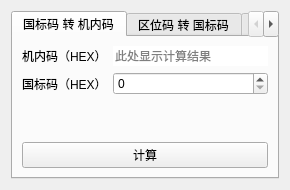
<?xml version="1.0" encoding="UTF-8"?>
<ui version="4.0">
 <class>Form</class>
 <widget class="QWidget" name="Form">
  <property name="geometry">
   <rect>
    <x>0</x>
    <y>0</y>
    <width>290</width>
    <height>190</height>
   </rect>
  </property>
  <property name="minimumSize">
   <size>
    <width>290</width>
    <height>190</height>
   </size>
  </property>
  <property name="maximumSize">
   <size>
    <width>290</width>
    <height>190</height>
   </size>
  </property>
  <property name="windowTitle">
   <string>汉字（GB2312）</string>
  </property>
  <property name="windowIcon">
   <iconset resource="ico.qrc">
    <normaloff>:/ico/ico/ZzCalcBox.png</normaloff>:/ico/ico/ZzCalcBox.png</iconset>
  </property>
  <layout class="QGridLayout" name="gridLayout_3">
   <item row="0" column="0">
    <widget class="QTabWidget" name="tabWidget">
     <property name="currentIndex">
      <number>0</number>
     </property>
     <widget class="QWidget" name="tab_1">
      <attribute name="title">
       <string>国标码 转 机内码</string>
      </attribute>
      <layout class="QGridLayout" name="gridLayout">
       <item row="3" column="0" colspan="2">
        <widget class="QPushButton" name="tab1_btn_calc">
         <property name="text">
          <string>计算</string>
         </property>
        </widget>
       </item>
       <item row="1" column="1">
        <widget class="QSpinBox" name="tab1_spin_num">
         <property name="maximum">
          <number>65535</number>
         </property>
         <property name="displayIntegerBase">
          <number>16</number>
         </property>
        </widget>
       </item>
       <item row="2" column="0" colspan="2">
        <spacer name="verticalSpacer">
         <property name="orientation">
          <enum>Qt::Vertical</enum>
         </property>
         <property name="sizeHint" stdset="0">
          <size>
           <width>20</width>
           <height>40</height>
          </size>
         </property>
        </spacer>
       </item>
       <item row="0" column="0">
        <widget class="QLabel" name="label_6">
         <property name="text">
          <string>机内码（HEX）</string>
         </property>
        </widget>
       </item>
       <item row="0" column="1">
        <widget class="QLineEdit" name="tab1_lineEdit_result">
         <property name="frame">
          <bool>false</bool>
         </property>
         <property name="readOnly">
          <bool>true</bool>
         </property>
         <property name="placeholderText">
          <string>此处显示计算结果</string>
         </property>
        </widget>
       </item>
       <item row="1" column="0">
        <widget class="QLabel" name="label_5">
         <property name="text">
          <string>国标码（HEX）</string>
         </property>
        </widget>
       </item>
      </layout>
     </widget>
     <widget class="QWidget" name="tab_2">
      <attribute name="title">
       <string>区位码 转 国标码</string>
      </attribute>
      <layout class="QGridLayout" name="gridLayout_2">
       <item row="1" column="1">
        <widget class="QSpinBox" name="tab2_spin_num">
         <property name="maximum">
          <number>9999</number>
         </property>
         <property name="displayIntegerBase">
          <number>10</number>
         </property>
        </widget>
       </item>
       <item row="0" column="0">
        <widget class="QLabel" name="label_8">
         <property name="text">
          <string>国标码（HEX）</string>
         </property>
        </widget>
       </item>
       <item row="2" column="0" colspan="2">
        <spacer name="verticalSpacer_2">
         <property name="orientation">
          <enum>Qt::Vertical</enum>
         </property>
         <property name="sizeHint" stdset="0">
          <size>
           <width>20</width>
           <height>40</height>
          </size>
         </property>
        </spacer>
       </item>
       <item row="0" column="1">
        <widget class="QLineEdit" name="tab2_lineEdit_result">
         <property name="frame">
          <bool>false</bool>
         </property>
         <property name="readOnly">
          <bool>true</bool>
         </property>
         <property name="placeholderText">
          <string>此处显示计算结果</string>
         </property>
        </widget>
       </item>
       <item row="1" column="0">
        <widget class="QLabel" name="label_7">
         <property name="text">
          <string>区位码（DEC）</string>
         </property>
        </widget>
       </item>
       <item row="3" column="0" colspan="2">
        <widget class="QPushButton" name="tab2_btn_calc">
         <property name="text">
          <string>计算</string>
         </property>
        </widget>
       </item>
      </layout>
     </widget>
     <widget class="QWidget" name="tab_3">
      <attribute name="title">
       <string>区位码 转 机内码</string>
      </attribute>
      <layout class="QGridLayout" name="gridLayout_4">
       <item row="1" column="0">
        <widget class="QLabel" name="label_9">
         <property name="text">
          <string>区位码（DEC）</string>
         </property>
        </widget>
       </item>
       <item row="0" column="1">
        <widget class="QLineEdit" name="tab3_lineEdit_result">
         <property name="frame">
          <bool>false</bool>
         </property>
         <property name="readOnly">
          <bool>true</bool>
         </property>
         <property name="placeholderText">
          <string>此处显示计算结果</string>
         </property>
        </widget>
       </item>
       <item row="1" column="1">
        <widget class="QSpinBox" name="tab3_spin_num">
         <property name="maximum">
          <number>9999</number>
         </property>
         <property name="displayIntegerBase">
          <number>10</number>
         </property>
        </widget>
       </item>
       <item row="3" column="0" colspan="2">
        <widget class="QPushButton" name="tab3_btn_calc">
         <property name="text">
          <string>计算</string>
         </property>
        </widget>
       </item>
       <item row="0" column="0">
        <widget class="QLabel" name="label_10">
         <property name="text">
          <string>机内码（HEX）</string>
         </property>
        </widget>
       </item>
       <item row="2" column="0" colspan="2">
        <spacer name="verticalSpacer_3">
         <property name="orientation">
          <enum>Qt::Vertical</enum>
         </property>
         <property name="sizeHint" stdset="0">
          <size>
           <width>20</width>
           <height>40</height>
          </size>
         </property>
        </spacer>
       </item>
      </layout>
     </widget>
     <widget class="QWidget" name="tab_4">
      <attribute name="title">
       <string>汉字比较</string>
      </attribute>
      <layout class="QGridLayout" name="gridLayout_5">
       <item row="1" column="0">
        <widget class="QLabel" name="label">
         <property name="text">
          <string>汉字1</string>
         </property>
        </widget>
       </item>
       <item row="1" column="1">
        <widget class="QLineEdit" name="tab4_lineEdit_hanzi1"/>
       </item>
       <item row="4" column="0" colspan="2">
        <widget class="QPushButton" name="tab4_btn_calc">
         <property name="text">
          <string>计算</string>
         </property>
        </widget>
       </item>
       <item row="0" column="1">
        <widget class="QLineEdit" name="tab4_lineEdit_result">
         <property name="frame">
          <bool>false</bool>
         </property>
         <property name="readOnly">
          <bool>true</bool>
         </property>
         <property name="placeholderText">
          <string>此处显示计算结果</string>
         </property>
        </widget>
       </item>
       <item row="0" column="0">
        <widget class="QLabel" name="label_3">
         <property name="text">
          <string>计算结果</string>
         </property>
        </widget>
       </item>
       <item row="2" column="1">
        <widget class="QLineEdit" name="tab4_lineEdit_hanzi2"/>
       </item>
       <item row="3" column="0" colspan="2">
        <spacer name="verticalSpacer_4">
         <property name="orientation">
          <enum>Qt::Vertical</enum>
         </property>
         <property name="sizeHint" stdset="0">
          <size>
           <width>20</width>
           <height>40</height>
          </size>
         </property>
        </spacer>
       </item>
       <item row="2" column="0">
        <widget class="QLabel" name="label_2">
         <property name="text">
          <string>汉字2</string>
         </property>
        </widget>
       </item>
      </layout>
     </widget>
    </widget>
   </item>
  </layout>
 </widget>
 <resources>
  <include location="ico.qrc"/>
 </resources>
 <connections>
  <connection>
   <sender>tab1_btn_calc</sender>
   <signal>clicked()</signal>
   <receiver>Form</receiver>
   <slot>tab1_btn_calc_clicked()</slot>
   <hints>
    <hint type="sourcelabel">
     <x>173</x>
     <y>147</y>
    </hint>
    <hint type="destinationlabel">
     <x>273</x>
     <y>133</y>
    </hint>
   </hints>
  </connection>
  <connection>
   <sender>tab2_btn_calc</sender>
   <signal>clicked()</signal>
   <receiver>Form</receiver>
   <slot>tab2_btn_calc_clicked()</slot>
   <hints>
    <hint type="sourcelabel">
     <x>201</x>
     <y>155</y>
    </hint>
    <hint type="destinationlabel">
     <x>287</x>
     <y>155</y>
    </hint>
   </hints>
  </connection>
  <connection>
   <sender>tab3_btn_calc</sender>
   <signal>clicked()</signal>
   <receiver>Form</receiver>
   <slot>tab3_btn_calc_clicked()</slot>
   <hints>
    <hint type="sourcelabel">
     <x>209</x>
     <y>151</y>
    </hint>
    <hint type="destinationlabel">
     <x>281</x>
     <y>120</y>
    </hint>
   </hints>
  </connection>
  <connection>
   <sender>tab4_btn_calc</sender>
   <signal>clicked()</signal>
   <receiver>Form</receiver>
   <slot>tab4_btn_calc_clicked()</slot>
   <hints>
    <hint type="sourcelabel">
     <x>256</x>
     <y>152</y>
    </hint>
    <hint type="destinationlabel">
     <x>285</x>
     <y>151</y>
    </hint>
   </hints>
  </connection>
 </connections>
 <slots>
  <slot>tab1_btn_calc_clicked()</slot>
  <slot>tab2_btn_calc_clicked()</slot>
  <slot>tab3_btn_calc_clicked()</slot>
  <slot>tab4_btn_calc_clicked()</slot>
 </slots>
</ui>
